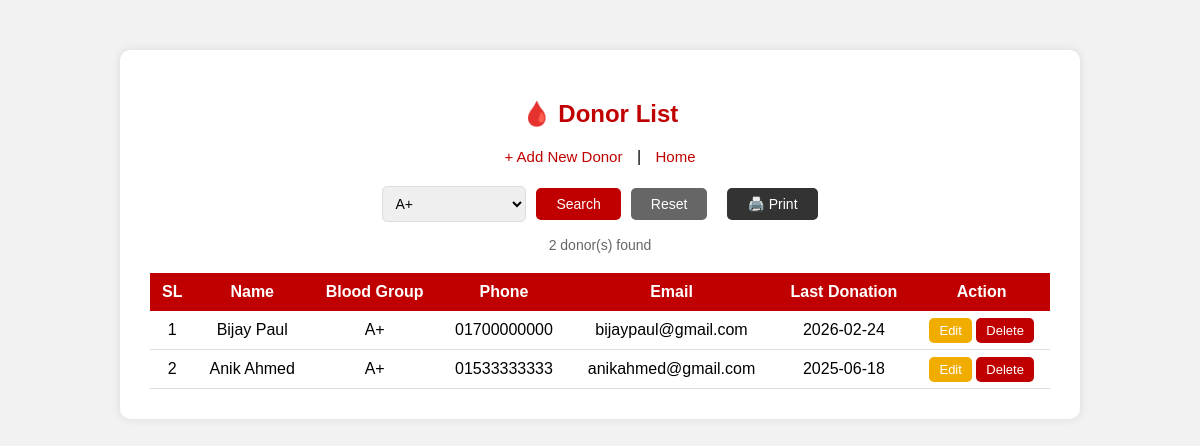
Page /donors.php?blood_group=A+ on the committed database.
### tables this page shows
CREATE TABLE `donors` (
  `donor_id` int(11) NOT NULL,
  `name` varchar(100) NOT NULL,
  `blood_group` varchar(5) NOT NULL,
  `phone` varchar(15) NOT NULL,
  `email` varchar(100) DEFAULT NULL,
  `last_donation_date` date DEFAULT NULL
);

### donors.php (the view, shortened to what this page needs)
<?php
include 'config.php';
$blood_group = isset($_GET['blood_group']) ? $_GET['blood_group'] : "";
$where = $blood_group != "" ? "WHERE blood_group='$blood_group'" : "";
$result = mysqli_query($conn, "SELECT * FROM donors $where ORDER BY donor_id ASC");
?>
<!DOCTYPE html>
<html>
<head>
</head>
<body>
<div class="container">
    <h2>🩸 Donor List</h2>
    <div class="nav">
        <a href="add_donor.php">+ Add New Donor</a> |
        <a href="index.php">Home</a>
    </div>
    <div class="toolbar">
        <form method="GET">
            <div class="search-box">
                <select name="blood_group">
                    <option <?= $blood_group=='A+' ? 'selected' : '' ?>>A+</option>
                </select>
                <button type="submit">Search</button>
                <a href="donors.php">Reset</a>
            </div>
        </form>
        <button class="print-btn" onclick="window.print()">🖨️ Print</button>
    </div>
    <?php if($blood_group != ""): ?>
    <p class="result-info"><?= mysqli_num_rows($result) ?> donor(s) found</p>
    <?php endif; ?>
    <table>
        <tr>
            <th>SL</th>
            <th>Name</th>
            <th>Blood Group</th>
            <th>Phone</th>
            <th>Email</th>
            <th>Last Donation</th>
            <th>Action</th>
        </tr>
        <?php $i = 1; if(mysqli_num_rows($result) > 0): ?>
            <?php while($row = mysqli_fetch_assoc($result)): ?>
            <tr>
                <td><?= $i++ ?></td>
                <td><?= $row['name'] ?></td>
                <td><?= $row['blood_group'] ?></td>
                <td><?= $row['phone'] ?></td>
                <td><?= $row['email'] ?></td>
                <td><?= $row['last_donation_date'] ?></td>
                <td>
                    <a href="edit_donor.php?id=<?= $row['donor_id'] ?>" class="btn edit">Edit</a>
                    <a href="donors.php?delete=<?= $row['donor_id'] ?>" class="btn delete"                     onclick="return confirm('Are you sure?')">Delete</a>
                </td>
            </tr>
            <?php endwhile; ?>
        <?php else: ?>
            <tr><td colspan="7">No donors found.</td></tr>
        <?php endif; ?>
    </table>
</div>
</body>
</html>

### donors.php (style rules this page uses)
body { font-family: Arial, sans-serif; background: #f2f2f2; }
.container { width: 900px; margin: 50px auto; background: white; padding: 30px; border-radius: 10px; box-shadow: 0 0 10px rgba(0,0,0,0.1); }
h2 { text-align: center; color: #c00000; }
table { width: 100%; border-collapse: collapse; margin-top: 20px; }
th { background: #c00000; color: white; padding: 10px; }
td { padding: 10px; border-bottom: 1px solid #ddd; text-align: center; }
.btn { padding: 5px 10px; border-radius: 5px; text-decoration: none; font-size: 13px; }
.edit { background: #f0ad00; color: white; }
.delete { background: #c00000; color: white; }
.nav { text-align: center; margin-bottom: 20px; }
.nav a { color: #c00000; text-decoration: none; margin: 0 10px; font-size: 15px; }
.toolbar { display: flex; justify-content: center; align-items: center; gap: 20px; margin-bottom: 15px; }
.search-box { display: flex; gap: 10px; align-items: center; }
.search-box select { padding: 8px; border: 1px solid #ddd; border-radius: 5px; font-size: 14px; }
.search-box button { padding: 8px 20px; background: #c00000; color: white; border: none; border-radius: 5px; cursor: pointer; font-size: 14px; }
.search-box a { padding: 8px 20px; background: #666; color: white; border-radius: 5px; text-decoration: none; font-size: 14px; }
.print-btn { padding: 8px 20px; background: #333; color: white; border: none; border-radius: 5px; cursor: pointer; font-size: 14px; }
.result-info { text-align: center; color: #666; margin-bottom: 10px; font-size: 14px; }

### rows in the picture
donors: name "Bijay Paul", blood_group "A+", phone "01700000000", email "bijaypaul@gmail.com", last_donation_date "2026-02-24"
donors: name "Anik Ahmed", blood_group "A+", phone "01533333333", email "anikahmed@gmail.com", last_donation_date "2025-06-18"

### other values in the picture
mysqli_num_rows($result) "2"
